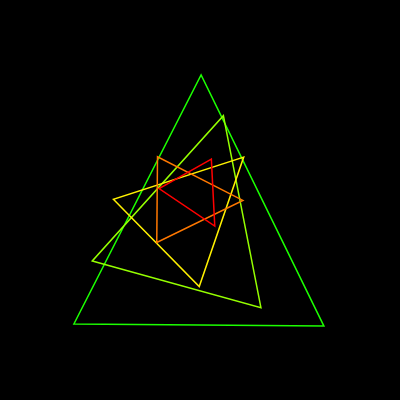
Frame 1 (no input)
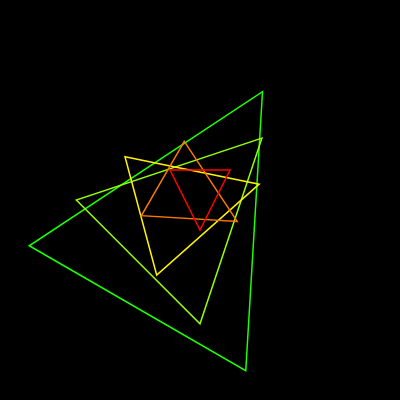
Frame 60 (no input)
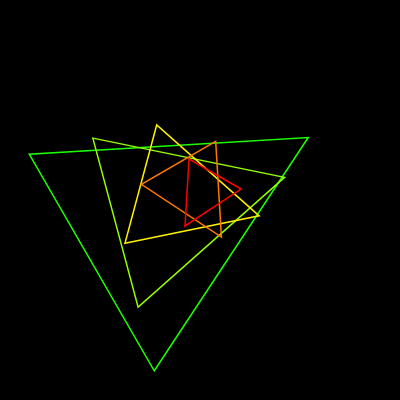
Frame 120 (the mouse pressed at the canvas centre since frame 60)

The p5.js sketch that drew these frames (run headless with seeded random() and noise() and a simulated clock; from frame 60 on, the mouse is pressed at the canvas centre):

// p5.js sketch
// ── sketch.js
let depthSlider;

function setup() {
  createCanvas(400, 400);
  noFill();
  angleMode(DEGREES);
  colorMode(HSB);  // Cambiamos a modo de color HSB (matiz, saturación, brillo)

  depthSlider = createSlider(1, 10, 5, 1);  // Slider para controlar la profundidad
  depthSlider.position(10, height + 10);
}

function draw() {
  background(0);
  translate(width / 2, height / 2);
  let depth = depthSlider.value();  // Lee el valor del slider
  triangulos(250, depth, 0);  // Llama a la función recursiva con el tamaño inicial, la profundidad y el ángulo inicial
}

function triangulos(size, depth, angle) {
  if (depth > 0) {
    push();  // Guarda el estado actual del sistema de coordenadas

    // Cambia el color en función de la profundidad
    let hueValue = map(depth, 1, 10, 0, 255);  // Cambia el matiz entre 0 y 255
    stroke(hueValue, 255, 255);  // Asigna el color basado en el valor de matiz

    rotate(angle);  // Rotación del conjunto de triángulos
    strokeWeight(1.5);

    // Dibuja el triángulo y lo rota
    push();  // Guarda el estado antes de rotar el triángulo
    rotate(frameCount / 2);  // Rotación del triángulo individual
    triangle(-size / 2, size / 2, size / 2, size / 2, 0, -size / 2);
    pop();  // Restaura el estado después de dibujar el triángulo

    // Reduce el tamaño del triángulo para la próxima recursión
    let newSize = size * 0.7;
    let newAngle = angle + 15;  // Cambia este valor para ajustar la velocidad de rotación del conjunto

    triangulos(newSize, depth - 1, newAngle);  // Llamada recursiva
    pop();  // Restaura el estado del sistema de coordenadas
  }
}
